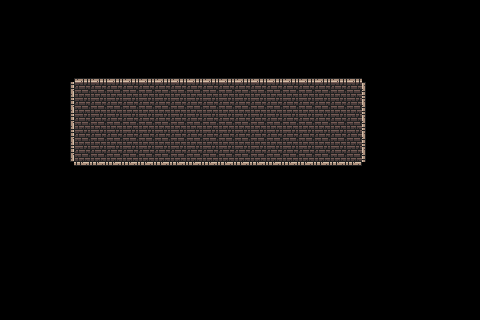

This is a level from a 2D game, rendered from its Tiled map with the project's own tilesets. A one-line summary and the complete map file follow:
An orthogonal 30x20 tile map with 16x16 px tiles, 1 tile layer (Background) and 4 objects (player, goblin, torch).

<map version="1.10" tiledversion="1.10.2" orientation="orthogonal" renderorder="right-down" width="30" height="20" tilewidth="16" tileheight="16" infinite="0" nextlayerid="6" nextobjectid="17">
 <editorsettings>
  <export target="test_map2.json" format="json" />
 </editorsettings>
 <tileset firstgid="1" name="0x72_DungeonTilesetII_v1.3" tilewidth="16" tileheight="16" tilecount="1024" columns="32">
  <image source="../../tileset/0x72_DungeonTilesetII_v1.3.png" width="512" height="512" />
  <tile id="1">
   <objectgroup draworder="index" id="2">
    <object id="1" x="0" y="0" width="16" height="16" />
   </objectgroup>
  </tile>
 </tileset>
 <objectgroup id="3" name="GameObjects">
  <object id="5" name="player" x="100.5" y="117" width="14.5" height="16" />
  <object id="6" name="goblin" x="286.5" y="115.5" width="22.5" height="17.5" />
  <object id="15" name="torch" x="198.367" y="149.148">
   <point />
  </object>
 </objectgroup>
 <layer id="1" name="Background" width="30" height="20" offsetx="-6" offsety="-14.1667">
  <data encoding="csv">
0,0,0,0,0,0,0,0,0,0,0,0,0,0,0,0,0,0,0,0,0,0,0,0,0,0,0,0,0,0,
0,0,0,0,0,0,0,0,0,0,0,0,0,0,0,0,0,0,0,0,0,0,0,0,0,0,0,0,0,0,
0,0,0,0,0,0,0,0,0,0,0,0,0,0,0,0,0,0,0,0,0,0,0,0,0,0,0,0,0,0,
0,0,0,0,0,0,0,0,0,0,0,0,0,0,0,0,0,0,0,0,0,0,0,0,0,0,0,0,0,0,
0,0,0,0,0,0,0,0,0,0,0,0,0,0,0,0,0,0,0,0,0,0,0,0,0,0,0,0,0,0,
0,0,0,0,0,2,2,2,2,2,2,2,2,2,2,2,2,2,2,2,2,2,2,0,0,0,0,0,0,0,
0,0,0,0,1610612738,34,34,34,34,34,34,34,34,34,34,34,34,34,34,34,34,34,34,2684354562,0,0,0,0,0,0,
0,0,0,0,1610612738,34,34,34,34,34,34,34,34,34,34,34,34,34,34,34,34,34,34,2684354562,0,0,0,0,0,0,
0,0,0,0,1610612738,34,34,34,34,34,34,34,34,34,34,34,34,34,34,34,34,34,34,2684354562,0,0,0,0,0,0,
0,0,0,0,1610612738,34,34,34,34,34,34,34,34,34,34,34,34,34,34,34,34,34,34,2684354562,0,0,0,0,0,0,
0,0,0,0,1610612738,34,34,34,34,34,34,34,34,34,34,34,34,34,34,34,34,34,34,2684354562,0,0,0,0,0,0,
0,0,0,0,0,3221225474,3221225474,3221225474,3221225474,3221225474,3221225474,3221225474,3221225474,3221225474,3221225474,3221225474,3221225474,3221225474,3221225474,3221225474,3221225474,3221225474,3221225474,0,0,0,0,0,0,0,
0,0,0,0,0,0,0,0,0,0,0,0,0,0,0,0,0,0,0,0,0,0,0,0,0,0,0,0,0,0,
0,0,0,0,0,0,0,0,0,0,0,0,0,0,0,0,0,0,0,0,0,0,0,0,0,0,0,0,0,0,
0,0,0,0,0,0,0,0,0,0,0,0,0,0,0,0,0,0,0,0,0,0,0,0,0,0,0,0,0,0,
0,0,0,0,0,0,0,0,0,0,0,0,0,0,0,0,0,0,0,0,0,0,0,0,0,0,0,0,0,0,
0,0,0,0,0,0,0,0,0,0,0,0,0,0,0,0,0,0,0,0,0,0,0,0,0,0,0,0,0,0,
0,0,0,0,0,0,0,0,0,0,0,0,0,0,0,0,0,0,0,0,0,0,0,0,0,0,0,0,0,0,
0,0,0,0,0,0,0,0,0,0,0,0,0,0,0,0,0,0,0,0,0,0,0,0,0,0,0,0,0,0,
0,0,0,0,0,0,0,0,0,0,0,0,0,0,0,0,0,0,0,0,0,0,0,0,0,0,0,0,0,0
</data>
 </layer>
</map>
